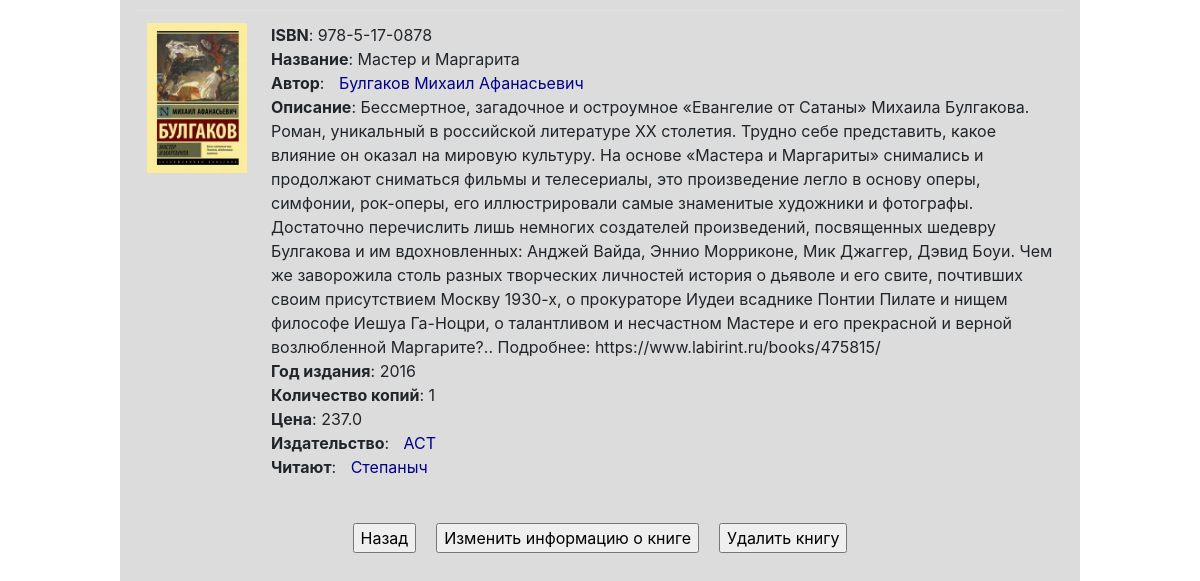
Page /p_library/book/1 on the committed database.
### p_library/models.py (models this page shows, shortened)
class Book(models.Model):
    ISBN = models.CharField(max_length=13)
    title = models.TextField('Название книги')
    description = models.TextField('Описание')
    year_release = models.SmallIntegerField('Год издания', default=0)
    copy_count = models.PositiveSmallIntegerField('Количество копий', default=1)
    price = models.FloatField('Цена', default=0.00)
    author = models.ForeignKey('Author', on_delete=models.SET_NULL, null=True, blank=True)
    publisher = models.ForeignKey('Publisher', on_delete=models.SET_NULL, null=True, blank=True)
    friend = models.ForeignKey('Friend', on_delete=models.SET_NULL, null=True, related_name='friends', blank=True)
    cover = models.ImageField(upload_to='book_covers', null=True, blank=True)
    class Meta:
        ordering = ['title']
        verbose_name = 'Книга'
        verbose_name_plural = 'Книги'

class Author(models.Model):
    full_name = models.TextField('Полное имя')
    birth_year = models.SmallIntegerField('Год рождения')
    country = models.CharField('Страна', max_length=2)
    cover = models.ImageField(upload_to='authors_covers', null=True, blank=True)
    def __str__(self):
        return self.full_name
    class Meta:
        verbose_name = "Автор"
        verbose_name_plural = "Авторы"

class Publisher(models.Model):
    name = models.TextField('Полное имя')
    city = models.TextField('Город')
    cover = models.ImageField(upload_to='publishers_covers', null=True, blank=True)
    def __str__(self):
        return self.name
    class Meta:
        verbose_name = "Издатель"
        verbose_name_plural = "Издатели"

class Friend(models.Model):
    full_name = models.fields.CharField('Полное имя', max_length=100)
    cover = models.ImageField(upload_to='readers_covers', null=True, blank=True)
    def __str__(self):
        return self.full_name
    class Meta:
        ordering = ['full_name']
        verbose_name = 'Друг-читатель'
        verbose_name_plural = 'Друзья-читатели'

### p_library/views.py (the view)
# urls.py: path('book/<int:pk>', views.BookView.as_view(), name='book'),
class BookView(generic.DetailView):
    model = Book
    template_name = 'p_library/book.html'
    context_object_name = 'book'

### p_library/templates/p_library/book.html (shortened to what this page needs)
<!doctype html>
<html lang="en">
<head>
    {% load static %}
    <link rel="stylesheet" type="text/css" href="{% static 'style/bootstrap.min.css' %}">
    <link rel="stylesheet" type="text/css" href="{% static 'style/my_style.css' %}">
</head>
<div class="container">
    <main>
        <table class="table">
            <tbody>
            <tr>
                {% if book.cover %}
                <td><img src="{{ book.cover.url }}" alt="Сдесь должна быть обложка" width="100" height="150"></td>
                {% else %}
                <td><img src="{% static 'book_cover_default.jpeg' %}" alt="Сдесь должна быть обложка" width="100" height="150"></td>
                {% endif %}
                <td>
                    <ul class="list-unstyled">
                        <li><strong>ISBN</strong>: {{book.ISBN}}</li>
                        <li><strong>Название</strong>: {{book.title}}</li>
                        <li><strong>Автор</strong>:
                            {% if book.author %}
                            <a href="{% url 'p_library:author' book.author.id %}">{{book.author}}</a>
                            {% else %}
                            -
                            {% endif %}
                        </li>
                        <li><strong>Описание</strong>: {{book.description}}</li>
                        <li><strong>Год издания</strong>: {{book.year_release}}</li>
                        <li><strong>Количество копий</strong>: {{book.copy_count}}</li>
                        <li><strong>Цена</strong>: {{book.price}}</li>
                        <li><strong>Издательство</strong>:
                            {% if book.publisher %}
                            <a href="{% url 'p_library:publisher' book.publisher.id %}">{{book.publisher}}</a>
                            {% else %}
                            -
                            {% endif %}
                        </li>
                        <li><strong>Читают</strong>: {%if book.friend%} <a
                                href="{% url 'p_library:reader' book.friend.id %}">{{book.friend}}</a>
                            {%else%} - {%endif%}
                        </li>
                    </ul>
                </td>
            </tr>
            </tbody>
        </table>
        <div class="links">
            <a href="{% url 'p_library:books' %}">
                <input type="button" value="Назад">
            </a>
            <a href="{% url 'p_library:book_edit' book.pk %}">
                <input type="button" value="Изменить информацию о книге">
            </a>
            <a href="{% url 'p_library:book_delete' book.pk %}">
                <input type="button" value="Удалить книгу">
            </a>
        </div>
    </main>
</div>
</html>

### p_library/static/style/my_style.css (style rules this page uses)
.container { display: grid; min-height: 100vh; max-width: 80vw; grid-gap: 10px; grid-auto-rows: auto 1fr auto; grid-template-areas: "header" "main" "footer"; background-color: Gainsboro; }
main { grid-area: main; display: flex; flex-direction: column; align-items: center; align-self: start; Justify-content: center; grid-row-start: 2; grid-row-end: 3; }
a { margin: 0 10px; color: DarkBlue; }
.links { display: flex; flex-wrap: wrap; }

### rows in the picture
Book: cover (picture), ISBN "978-5-17-0878", title "Мастер и Маргарита", author "Булгаков Михаил Афанасьевич", description "Бессмертное, загадочное и остроумное «Евангелие от Сатаны» Михаила Булгакова. Роман, уникальный в российской литературе ХХ столетия. Трудно себе представить, какое влияние он оказал на мировую культуру. На основе «Мастера и Маргариты» снимались и продолжают сниматься фильмы и телесериалы, это произведение легло в основу оперы, симфонии, рок-оперы, его иллюстрировали самые знаменитые художники и фотографы. Достаточно перечислить лишь немногих создателей произведений, посвященных шедевру Булгакова и им вдохновленных: Анджей Вайда, Эннио Морриконе, Мик Джаггер, Дэвид Боуи. Чем же заворожила столь разных творческих личностей история о дьяволе и его свите, почтивших своим присутствием Москву…", year_release "2016", copy_count "1", price "237.0", publisher "ACT", friend "Степаныч"
